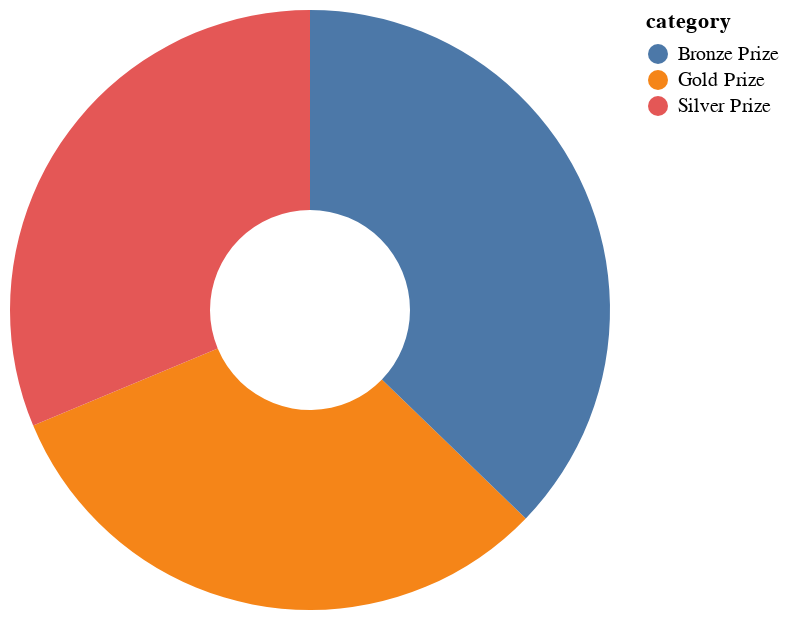

Here is the Vega-Lite specification saved for this chart:
### Vega-Lite specification from a JSON file in a GitHub repository (floating-point values rounded to 4 significant figures)
{"$schema": "https://vega.github.io/schema/vega-lite/v5.json", "description": "A simple donut chart with embedded data.", "data": {"values": [{"category": "Gold Prize", "value": 340}, {"category": "Silver Prize", "value": 338}, {"category": "Bronze Prize", "value": 402}]}, "mark": {"type": "arc", "innerRadius": 50}, "encoding": {"theta": {"field": "value", "type": "quantitative"}, "text": {"field": "value", "type": "quantitative"}, "color": {"field": "category", "type": "nominal"}}}
